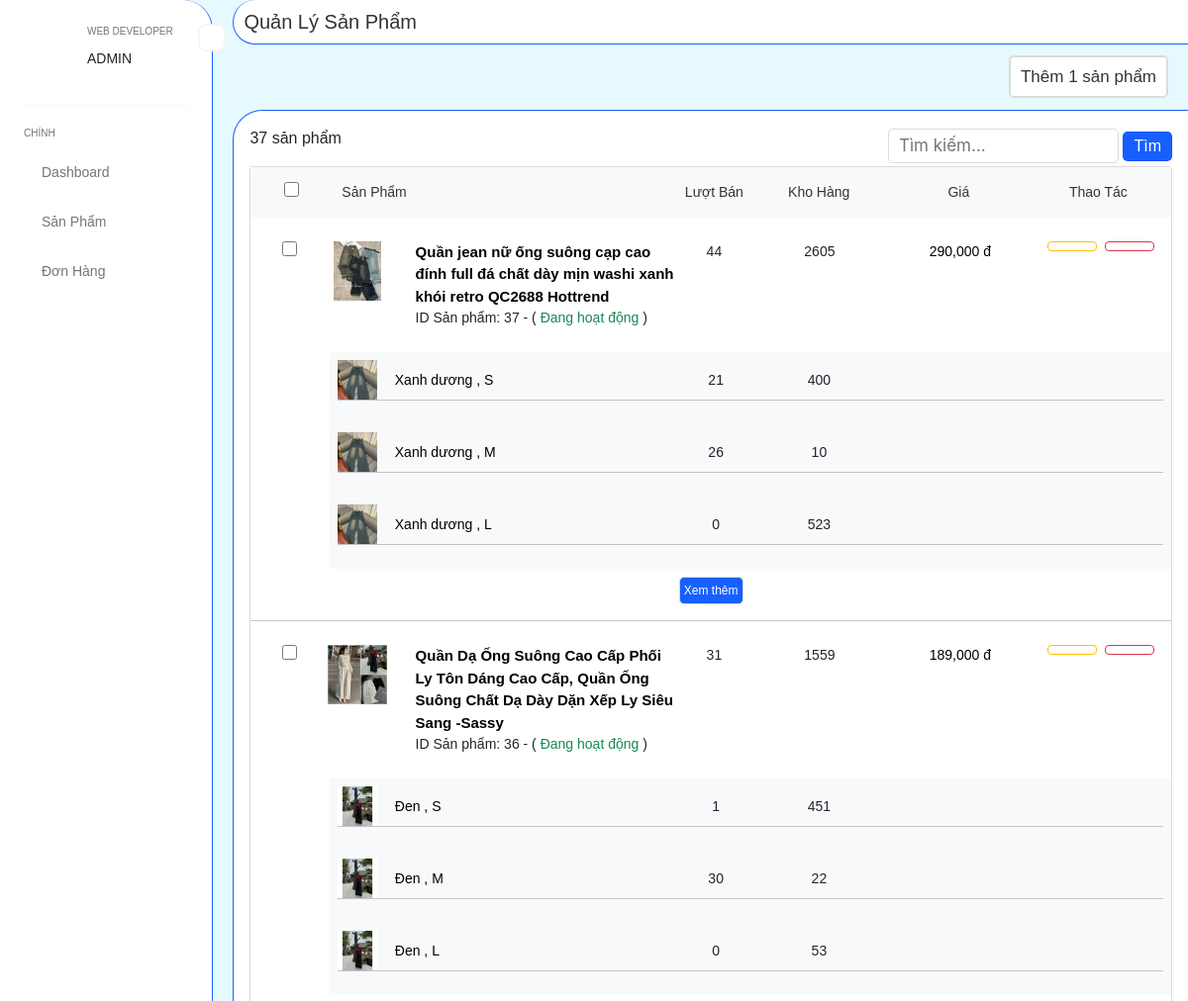
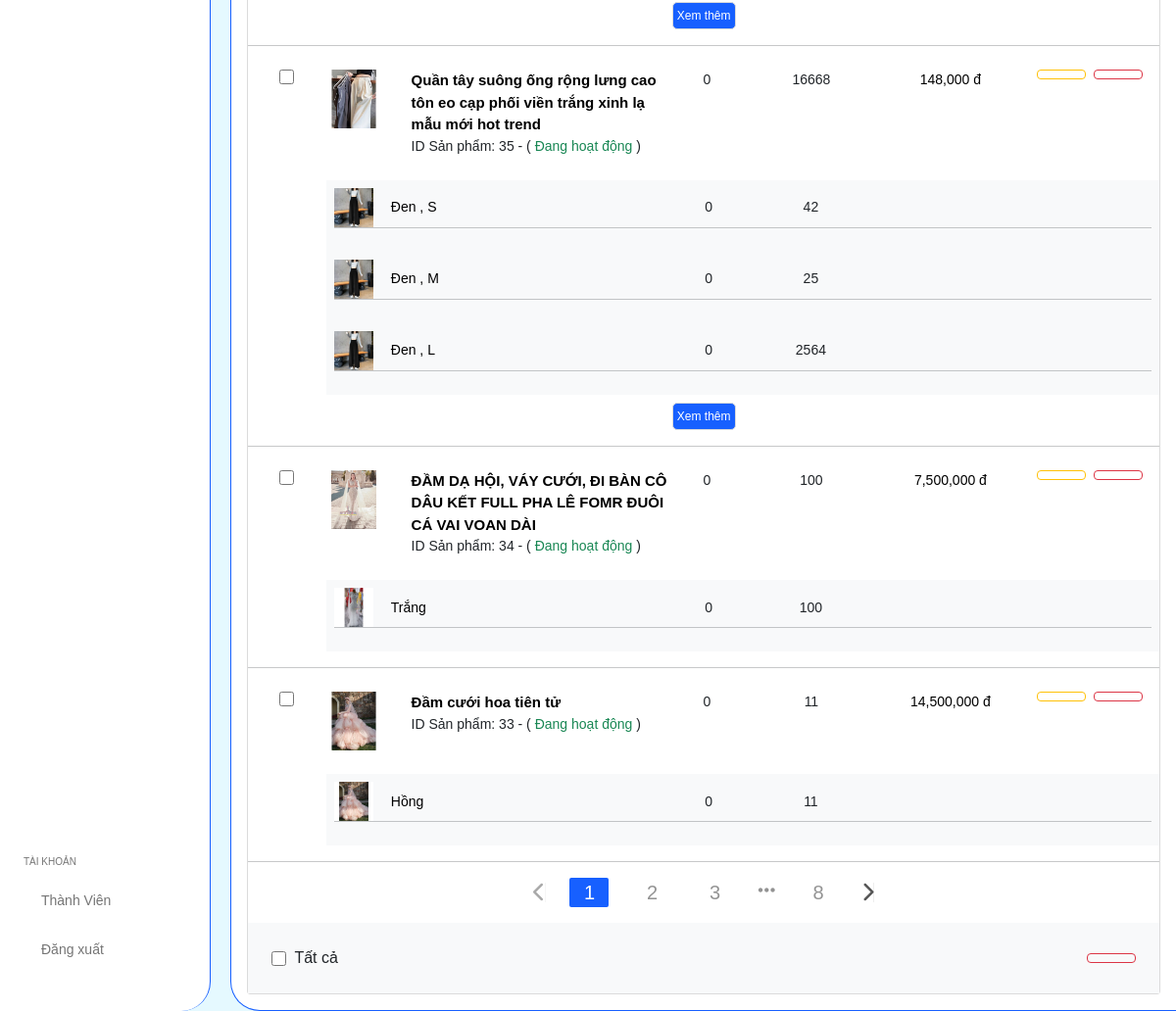
/admin/products (signed in), run on the app's committed database (2 pictures, top to bottom).
### tables this page shows
CREATE TABLE `products` (
  `id` int(11) NOT NULL,
  `cate_id` int(11) NOT NULL,
  `name` varchar(255) NOT NULL,
  `price` double(10,0) NOT NULL,
  `sell` int(11) NOT NULL DEFAULT 0,
  `discount_percent` float(10,0) NOT NULL,
  `description` varchar(3000) DEFAULT NULL,
  `status` tinyint(1) NOT NULL DEFAULT 0
);

### app/views/admin/products/index.php (the view, shortened to what the rows shown need)
<div class="custom-admin__content">
        <div class="custom-content__show p-3">
            <?php if (!empty($data_all_pro)): ?>
            <form action="<?= _WEB_ROOT_ ?>/admin/product/handle_del_groups" method="POST" onsubmit="return confirm('Bạn có chắc muốn xóa danh sách sản phẩm!')">
                <div class="custom-content__show--main">
                    <div class="custom-content__show--main--top bg-light">
                        <div class="row ">
                        </div>
                    </div>
                    <?php foreach ($data_all_pro as $pro): ?>
                        <div class="custom-table__item ">
                            <div class="row my-4 g-0">
                                <div class="col-1">
                                    <div class="text-center">
                                        <input type="checkbox" value="<?= $pro['id'] ?>" name="pro__del_groups[]" class="custom-table__check check-item" type="checkbox">
                                    </div>
                                </div>
                                <div class="col-11">
                                    <div class="row g-0">
                                        <div class="col-lg-5 col-12">
                                            <div class="row d-flex g-0">
                                                <div class="col-lg-3 col-sm-2 col-3">
                                                    <img style="width: 60px; height: 60px; object-fit: cover;"
                                                        src="<?= _WEB_ROOT_ ?>/public/assets/img/pro/<?= $pro['url_image'] ?>" alt="">
                                                </div>
                                                <div class="col-lg-9 col-sm-10 col-9">
                                                    <p class="m-0 text-black fs-15 fw-bold"><?= $pro['name'] ?></p>
                                                    <p class="m-0 fs-12">ID Sản phẩm: <?= $pro['id'] ?> - (
                                                        <?php if ($pro['status'] == 0): ?>
                                                            <span class="text-success">Đang hoạt động</span>
                                                        <?php else: ?>
                                                            <span class="text-danger">Hiện đang ẩn</span>
                                                        <?php endif; ?>
                                                        )
                                                    </p>
                                                </div>
                                            </div>
                                        </div>
                                        <div class="col-lg-1 col-3">
                                            <p class="m-0 fs-12 text-center"><?= $pro['sell'] ?></p>
                                        </div>
                                        <div class="col-lg-2 col-4">
                                            <p class="m-0 fs-12 text-center"><?= $pro['total_quantity'] ?></p>
                                        </div>
                                        <div class="col-lg-2 col-3">
                                            <p class="m-0 text-black fs-12 text-center"><?= number_format($pro['price']) ?> đ</p>
                                        </div>
                                        <div class="col-lg-2 col-2 ">
                                            <div class="d-flex justify-content-center gap-2">
                                                <a href="<?= _WEB_ROOT_ ?>/admin/product-edit-<?= $pro['id'] ?>" style="width: 50px;" data-bs-toggle="tooltip" title="Chỉnh sửa"
                                                    class="btn btn-outline-warning btn-sm "><i class="ph ph-pen"></i></a>
                                                <a href="<?= _WEB_ROOT_ ?>/admin/product/handle-del-<?= $pro['id'] ?>" style="width: 50px;" data-bs-toggle="tooltip" title="Xóa!"
                                                onclick="return confirm('Bạn có chắc muốn xóa sản phẩm!')" class="btn btn-outline-danger btn-sm "></a>
                                            </div>
                                        </div>
                                    </div>
                                </div>
                            </div>
                            <?php if (!empty($pro['variants'])):
                                $data = json_decode($pro['variants'], true); ?>
                                <div class="container-variants">
                                    <?php foreach ($data as $pro_variant): ?>
                                        <div class="variant-item">
                                            <div class="row ">
                                                <div class="col-1"></div>
                                                <div class="col-11">
                                                    <div class="row g-0 p-2 bg-light align-items-center">
                                                        <div class="col-lg-5 col-12 bg-light">
                                                            <div class="row d-flex g-0 ">
                                                                <div class="col-lg-2 col-sm-2 col-3 ">
                                                                    <?php if ($pro_variant['url_image'] != null): ?>
                                                                        <img style="width: 40px; height: 40px; object-fit: cover;"
                                                                            src="<?= _WEB_ROOT_ ?>/public/assets/img/pro/<?= $pro_variant['url_image'] ?>"
                                                                            alt="">
                                                                    <?php endif ?>
                                                                </div>
                                                                <div class="col-lg-10 col-sm-10 col-9 d-flex align-items-center">
                                                                    <p class="m-0 text-black fs-12">
                                                                        <?php if ($pro_variant['cor_name'] != ''):
                                                                            echo $pro_variant['cor_name'];
                                                                        endif ?>
                                                                        <?php if ($pro_variant['cor_name'] != '' && $pro_variant['size_name'] != ''):
                                                                            echo ', ';
                                                                        endif ?>
                                                                        <?php if ($pro_variant['size_name'] != ''):
                                                                            echo ' ' . $pro_variant['size_name'] . '';
                                                                        endif ?>
                                                                    </p>
                                                                </div>
                                                            </div>
                                                        </div>
                                                        <div class="col-lg-1 col-3 bg-light">
                                                            <p class="m-0 fs-12 text-center"><?=$pro_variant['sell']?></p>
                                                        </div>
                                                        <div class="col-lg-2 col-3 bg-light">
                                                            <p class="m-0 text-center fs-12"><?= $pro_variant['quantity'] ?></p>
                                                        </div>
                                                        <hr>
                                                    </div>
                                                </div>
                                            </div>
                                        </div>
                                    <?php endforeach ?>
                                    <div class="text-center mt-2">
                                        <button type="button" class="btn-toggle-variants">Xem thêm</button>
                                    </div>
                                </div>
                            <?php endif ?>
                        </div>
                        <hr>
                    <?php endforeach ?>
                    <ul class="pagination">
                        <?php if (isset($links))
                        echo $links; ?>
                    </ul>
                    <div class="custom-content__button bg-light p-4 mt-3">
                        <div class="d-flex justify-content-between align-items-center">
                        </div>
                    </div>
                </div>
            </form>
            <?php else : ?>
            <div class="d-flex align-items-center justify-content-center mt-5">
                <p class="alert alert-warning w-100 text-center">Hiện tại không có sản phẩm nào!</h3>
            </div>
    <?php endif; ?>
    </div>
</div>

### data on the page
products: shows a picture, name "Quần jean nữ ống suông cạp cao đính full đá chất dày mịn washi xanh khói retro QC2688 Hottrend", id "37", status "Đang hoạt động", sell "44", total_quantity "2605", price "290,000", cor_name "Xanh dương", size_name "S", sell "21", quantity "400", size_name "M", sell "26", quantity "10", size_name "L", sell "0", quantity "523"
products: shows a picture, name "Quần Dạ Ống Suông Cao Cấp Phối Ly Tôn Dáng Cao Cấp, Quần Ống Suông Chất Dạ Dày Dặn Xếp Ly Siêu Sang -Sassy", id "36", status "Đang hoạt động", sell "31", total_quantity "1559", price "189,000", cor_name "Đen", size_name "S", sell "1", quantity "451", size_name "M", sell "30", quantity "22", size_name "L", sell "0", quantity "53"
products: shows a picture, name "Quần tây suông ống rộng lưng cao tôn eo cạp phối viền trắng xinh lạ mẫu mới hot trend", id "35", status "Đang hoạt động", sell "0", total_quantity "16668", price "148,000", cor_name "Đen", size_name "S", quantity "42", size_name "M", quantity "25", size_name "L", quantity "2564"
products: shows a picture, name "ĐẦM DẠ HỘI, VÁY CƯỚI, ĐI BÀN CÔ DÂU KẾT FULL PHA LÊ FOMR ĐUÔI CÁ VAI VOAN DÀI", id "34", status "Đang hoạt động", sell "0", total_quantity "100", price "7,500,000", cor_name "Trắng", quantity "100"
products: shows a picture, name "Đầm cưới hoa tiên tử", id "33", status "Đang hoạt động", sell "0", total_quantity "11", price "14,500,000", cor_name "Hồng", quantity "11"

### other printed values
$total_pro['total'] "37"
$total_page "8"
